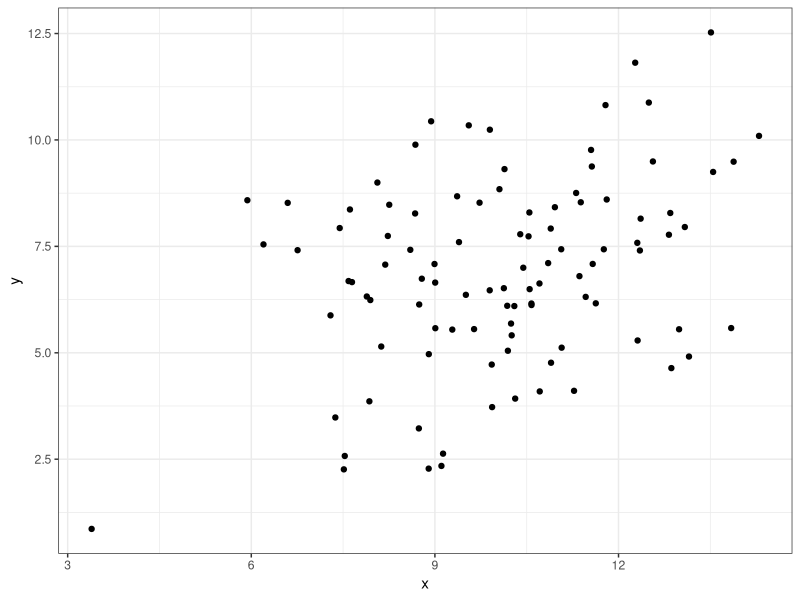
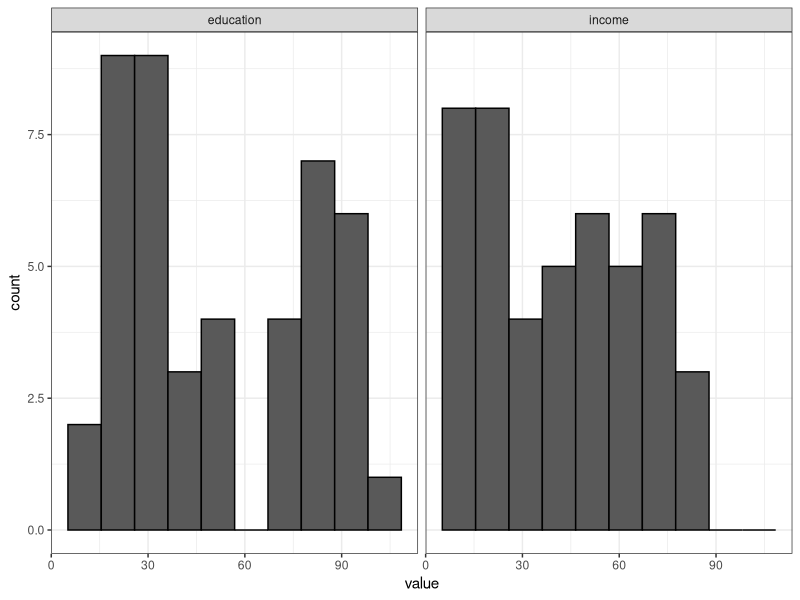
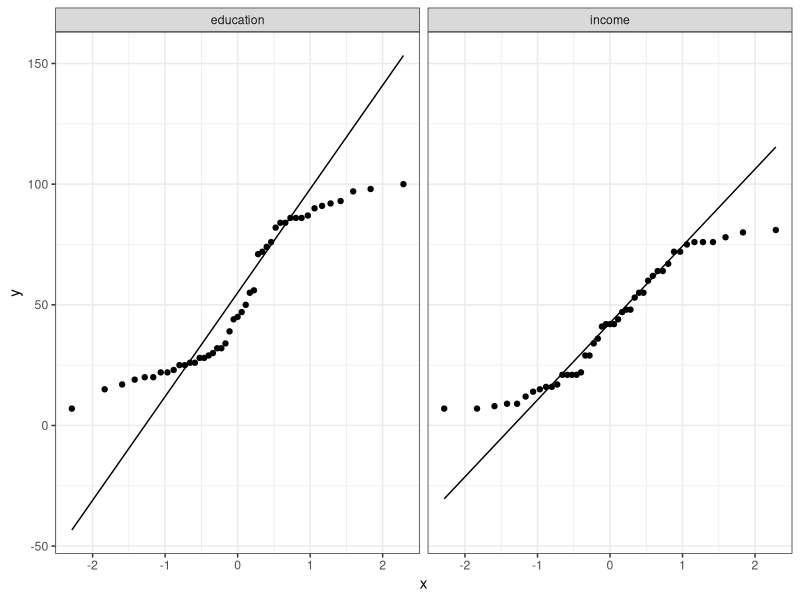
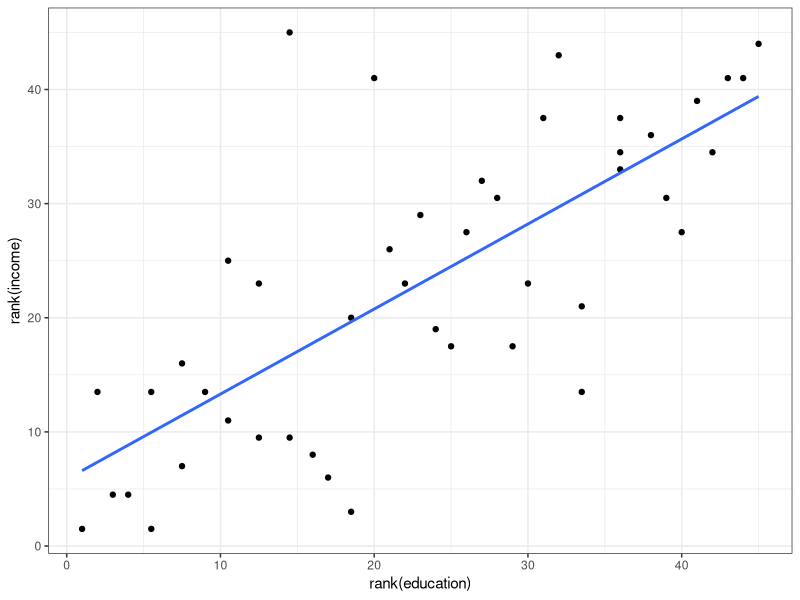
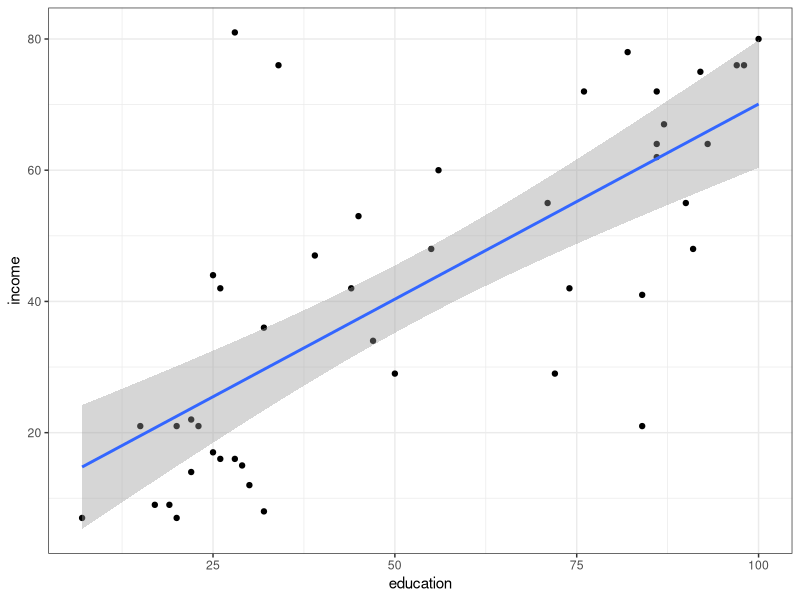
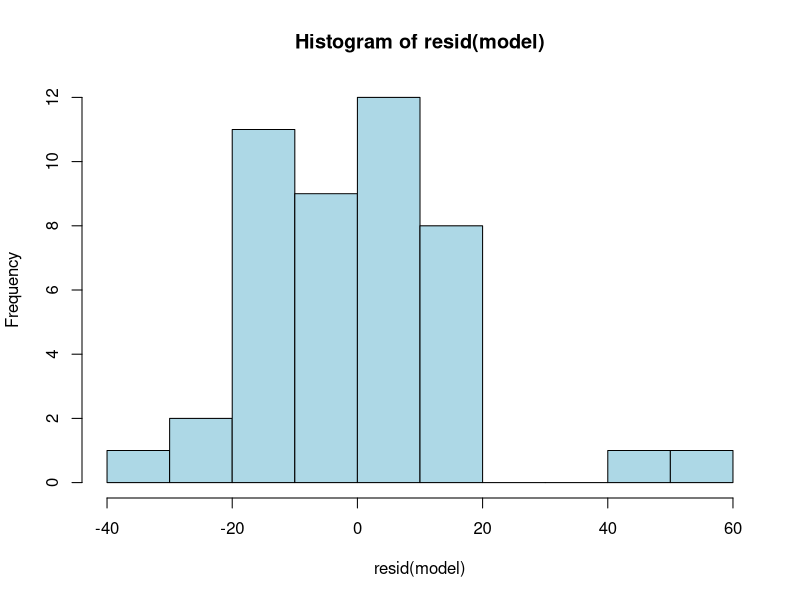
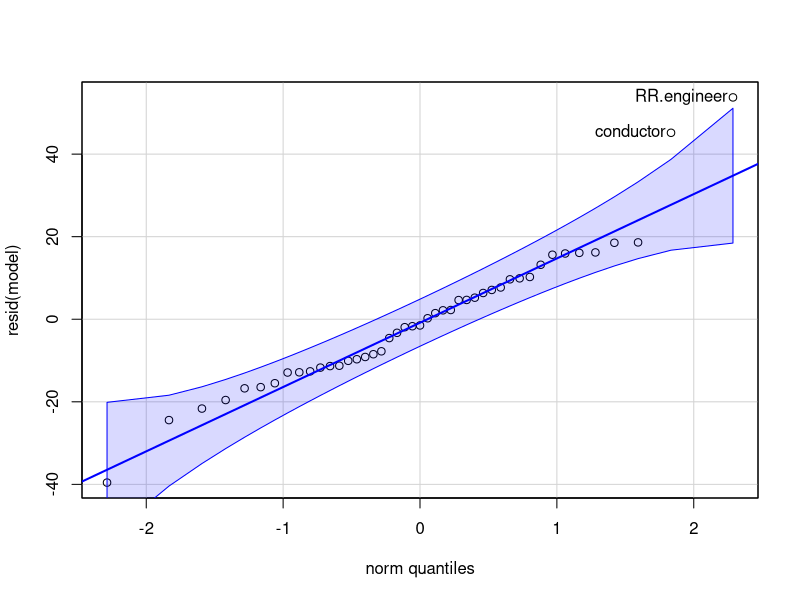

Reproduce these figures in R, in order.
## ---- chunk 1
# PACKAGES NEED TO BE INSTALLED FIRST
library(tidyverse)
library(car)
library(carData)  # additional datasets
library(boot)

# Plotting aesthetics for ggplot
theme_set(theme_bw())

# Default notebook formatting           
knitr::opts_chunk$set(
    fig.width = 5,
    fig.asp = 1,
    fig.align = "center"
)
## ---- chunk 2
x <- rnorm(100, mean = 10, sd = 2)
y <- 2 + .5*x + rnorm(length(x), mean = 0, sd = 2)

data <- tibble(x = x, y = y)
data %>%
    ggplot(aes(x = x, y = y)) +
    geom_point()
## ---- chunk 3
# u and v are two numeric vectors
dot_product <- function(u, v) {
    # We use the fact that arthmetic operations
    # in R are vectorized by default
    sum(u*v)
}

# Dot product of a vector with itself
# is its squared norm.
#
# So norm function can be defined as follows.
norm <- function(u) {
    sqrt(dot_product(u, u))
}

# Centering is just subtracting the mean
# We use `...` so additional arguments can be passed.
# This can be useful for passing `na.rm` argument
# if a data vector has missing values.
center <- function(x, ...) x - mean(x, ...)
## ---- chunk 4
# R implementation
s2_x <- var(x)

# Our vector implementation
s2_x_vec <- norm(center(x))^2 / (length(x) - 1)

all.equal(s2_x, s2_x_vec)
## ---- chunk 5
# R implementation
s_x <- sd(x)

# Our vector implementation
s_x_vec <- norm(center(x)) / sqrt(length(x) - 1)

all.equal(s_x, s_x_vec)
## ---- chunk 6
# R implementation
s_xy <- cov(x, y)

# Our vector implementation
s_xy_vec <- dot_product(center(x), center(y)) / (length(x) - 1)

all.equal(s_xy, s_xy_vec)
## ---- chunk 7
# R implementation
r_xy <- cor(x, y)

# Out vector implementation
r_xy_vec <- dot_product(center(x), center(y)) / (norm(center(x))*norm(center(y)))

all.equal(r_xy, r_xy_vec)
## ---- chunk 8
# We use the formula interface here
# to extract data conveniently form the data frame.
# We will dicsuss it in more detail later on.
cor.test(~education + income, data = Duncan)
## ---- chunk 9
cor(Duncan$education, Duncan$income)^2
## ---- chunk 10
Duncan %>%
    select(education, income) %>%
    pivot_longer(everything()) %>%
    ggplot(aes(x = value)) +
    geom_histogram(bins = 10, color = "black") +
    facet_wrap(~name)
## ---- chunk 11
Duncan %>%
    select(education, income) %>%
    pivot_longer(everything()) %>%
    ggplot(aes(sample = value)) +
    geom_qq() +
    geom_qq_line() +
    facet_wrap(~name)
## ---- chunk 12
cor.test(~education + income, data = Duncan, method = "spearman")
## ---- chunk 13
Duncan %>%
    ggplot(aes(x = rank(education), y = rank(income))) +
    geom_point() +
    geom_smooth(method = "lm", formula = y ~ x, se = FALSE)  # add regression line
## ---- chunk 14
# Usually we should set the random seed 
# before running randomized computations.
set.seed(1910)
rho_boot <- boot(
    data = Duncan,
    statistic = function(data, idx) {
        data <- data[idx,]  # choose rows indicated by resampling indexes
        cor(data$education, data$income, method = "spearman")
    },
    R = 1000
)
rho_boot
## ---- chunk 15
quantile(rho_boot$t, probs = c(.025, 0.975))
## ---- chunk 16
model <- lm(income ~ education, data = Duncan)
model
## ---- chunk 17
x <- Duncan$education
y <- Duncan$income

b1 <- dot_product(center(x), center(y)) / norm(center(x))^2
b0 <- mean(y) - b1*mean(x)
# Create a named vector that will match
# the output of `coef` function.
coefs <- c("(Intercept)" = b0, "education" = b1)

all.equal(coefs, coef(model))
## ---- chunk 18
summary(model)
## ---- chunk 19
summary(model)
## ---- chunk 20
confint(model, level = 0.95)
## ---- chunk 21
Duncan %>%
    ggplot(aes(x = education, y = income)) +
    geom_point() +
    geom_smooth(method = "lm", formula = y ~ x) # regression line as fitted in our model
## ---- chunk 22
# `resid` function extracts a vector of residuals from a model
hist(resid(model), col = "lightblue")
## ---- chunk 23
qqPlot(resid(model))
